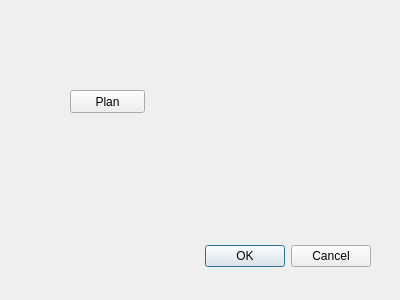
<?xml version="1.0" encoding="UTF-8"?>
<ui version="4.0">
 <class>StrategyPlannerDlgUI</class>
 <widget class="QDialog" name="StrategyPlannerDlgUI">
  <property name="geometry">
   <rect>
    <x>0</x>
    <y>0</y>
    <width>400</width>
    <height>300</height>
   </rect>
  </property>
  <property name="windowTitle">
   <string>Dialog</string>
  </property>
  <widget class="QDialogButtonBox" name="buttonBox">
   <property name="geometry">
    <rect>
     <x>30</x>
     <y>240</y>
     <width>341</width>
     <height>32</height>
    </rect>
   </property>
   <property name="orientation">
    <enum>Qt::Horizontal</enum>
   </property>
   <property name="standardButtons">
    <set>QDialogButtonBox::Cancel|QDialogButtonBox::Ok</set>
   </property>
  </widget>
  <widget class="QPushButton" name="planButton">
   <property name="geometry">
    <rect>
     <x>70</x>
     <y>90</y>
     <width>75</width>
     <height>23</height>
    </rect>
   </property>
   <property name="text">
    <string>Plan</string>
   </property>
  </widget>
 </widget>
 <resources/>
 <connections>
  <connection>
   <sender>buttonBox</sender>
   <signal>accepted()</signal>
   <receiver>StrategyPlannerDlgUI</receiver>
   <slot>accept()</slot>
   <hints>
    <hint type="sourcelabel">
     <x>248</x>
     <y>254</y>
    </hint>
    <hint type="destinationlabel">
     <x>157</x>
     <y>274</y>
    </hint>
   </hints>
  </connection>
  <connection>
   <sender>buttonBox</sender>
   <signal>rejected()</signal>
   <receiver>StrategyPlannerDlgUI</receiver>
   <slot>reject()</slot>
   <hints>
    <hint type="sourcelabel">
     <x>316</x>
     <y>260</y>
    </hint>
    <hint type="destinationlabel">
     <x>286</x>
     <y>274</y>
    </hint>
   </hints>
  </connection>
 </connections>
</ui>
